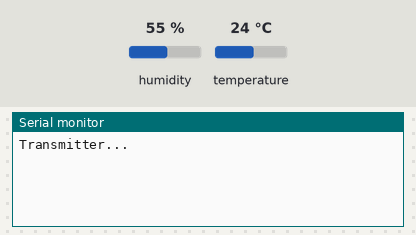
Bench run of a sketch on a simulated Arduino Uno, built with avr-gcc and run on an emulated ATmega328P. Shown: the last lines printed to the serial monitor. Inputs (shaded band) come from the test bench; at power-on: humidity 55 %, temperature 24 °C.

Above: at 1.3 s.
1.4 s: humidity set to 22 %
At 3.5 s:
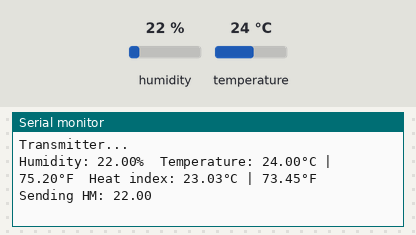
10.4 s: temperature set to 12 °C
At 13.6 s:
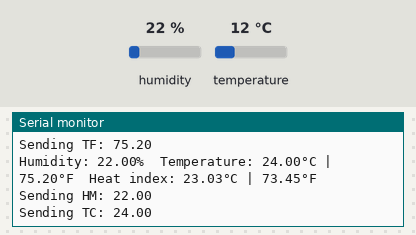
19.4 s: humidity set to 40 %
At 23.0 s:
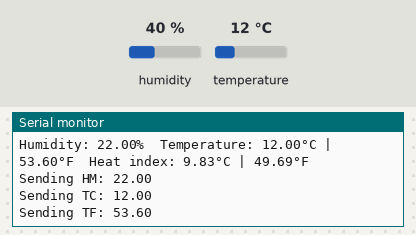
Timing chart, 0 to 24.5 s (numbered marks = the images above; inputs shaded):
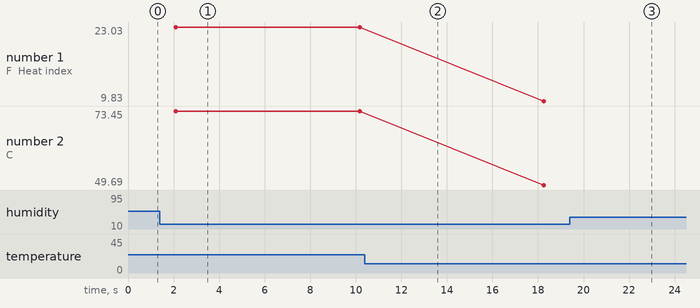

The sketch:

HC-12_Wireless_Transmitter_WORKING.ino
```cpp
// Wireless Transmitter, built date: 02.18.2019

#include <SoftwareSerial.h>
#include <DHT.h>
#include <DHT_U.h>

#define DHTPIN 6                     // DHT22 Pin
#define DHTTYPE DHT22                // DHT22

DHT dht(DHTPIN, DHTTYPE);            // DTH Object Declaration

SoftwareSerial mySerial(3, 2);       // HC-12 TX, HC-12 RX

void setup() {
  dht.begin();
  Serial.begin(9600);
  delay(100);
  Serial.println("Transmitter...");
  mySerial.begin(9600);
}

void loop() {

  delay(2000);   // Send signal every 1 minute

  // Read humidity
  float h = dht.readHumidity();
  // Read temperature as Celsius (the default)
  float t = dht.readTemperature();
  // Read temperature as Fahrenheit (isFahrenheit = true)
  float f = dht.readTemperature(true);

  //float a = 00;

  // Check if any reads failed and exit early (to try again).
  if (isnan(h) || isnan(t) || isnan(f)) {
    Serial.println(F("Failed to read from DHT sensor!"));
    return;
  }

  // Compute heat index in Fahrenheit (the default)
  float hif = dht.computeHeatIndex(f, h);
  // Compute heat index in Celsius (isFahreheit = false)
  float hic = dht.computeHeatIndex(t, h, false);

  // Print DTH11 Values in Serial Monitor
  Serial.print(F("Humidity: "));
  Serial.print(h);
  Serial.print(F("%  Temperature: "));
  Serial.print(t);
  Serial.print(F("°C | "));
  Serial.print(f);
  Serial.print(F("°F  Heat index: "));
  Serial.print(hic);
  Serial.print(F("°C | "));
  Serial.print(hif);
  Serial.println(F("°F"));

  /*
    // Combines values into one string
    String buf;
    //buf += F("PP");
    //buf += String(a, 2);
    buf += F("HM: ");
    buf += String(h, 2);
    buf += F(" TC: ");
    buf += String(t, 2);
    buf += F(" TF: ");
    buf += String(f, 2);
    buf += F(" IC: ");
    buf += String(hic, 2);
    buf += F(" IF: ");
    buf += String(hif, 2);
  */


  String buf1;
  String buf2;
  String buf3;
  buf1 += F("HM: ");        // Humidity
  buf1 += String(h, 2);
  buf2 += F("TC: ");        // Temperature in Celsis
  buf2 += String(t, 2);
  buf3 += F("TF: ");        // Temperature in Fahrenheit
  buf3 += String(f, 2);


  mySerial.println(buf1);      // Send a string on button press
  Serial.print("Sending "); Serial.println(buf1);
  delay(2000);
  mySerial.println(buf2);      // Send a string on button press
  Serial.print("Sending "); Serial.println(buf2);
  delay(2000);
  mySerial.println(buf3);      // Send a string on button press
  Serial.print("Sending "); Serial.println(buf3);
  delay(2000);                // Delay little for better serial communication
}
```

Measured:
- after the input at 1.4 s, the serial monitor: prints a new line after 0.71 s (image 1)
- plotted number 1: 23.03 → 9.83 after the input at 10.4 s, 9.83 → 10.3 after the input at 19.4 s
- plotted number 2: 73.45 → 49.69 after the input at 10.4 s, 49.69 → 50.54 after the input at 19.4 s
